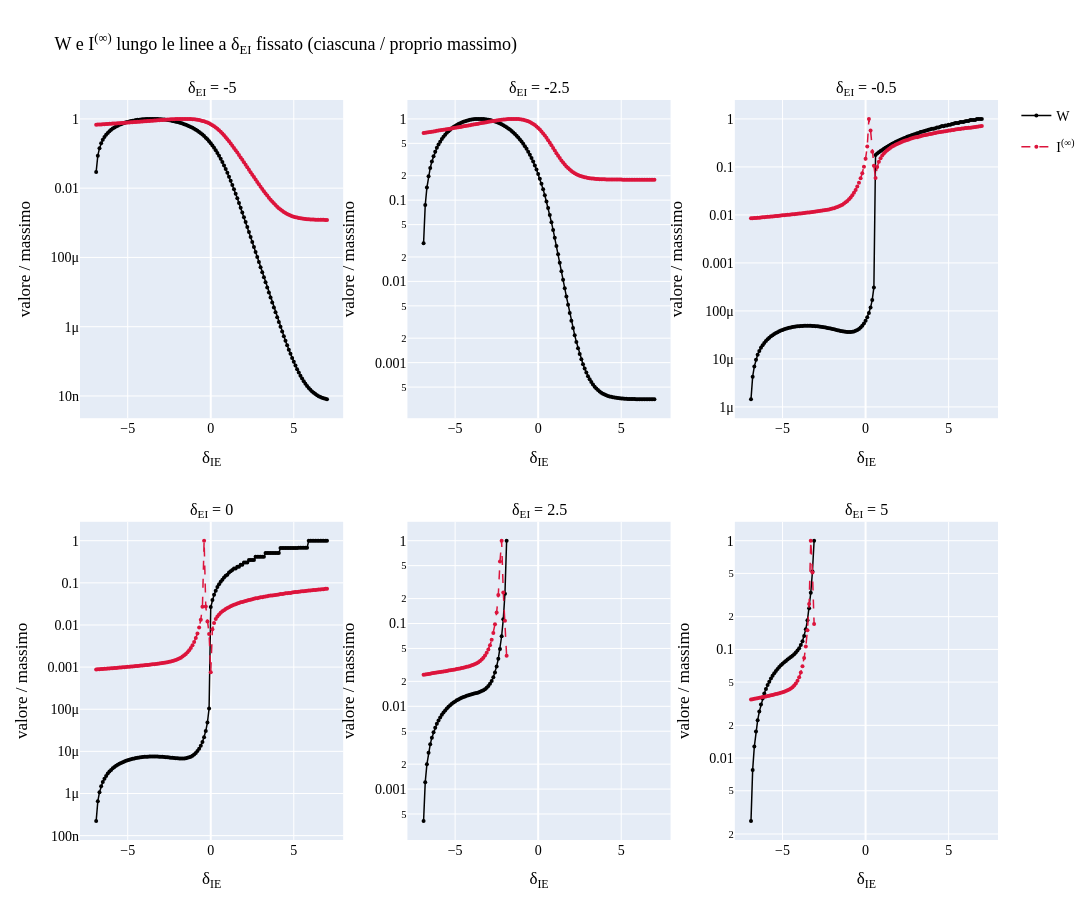
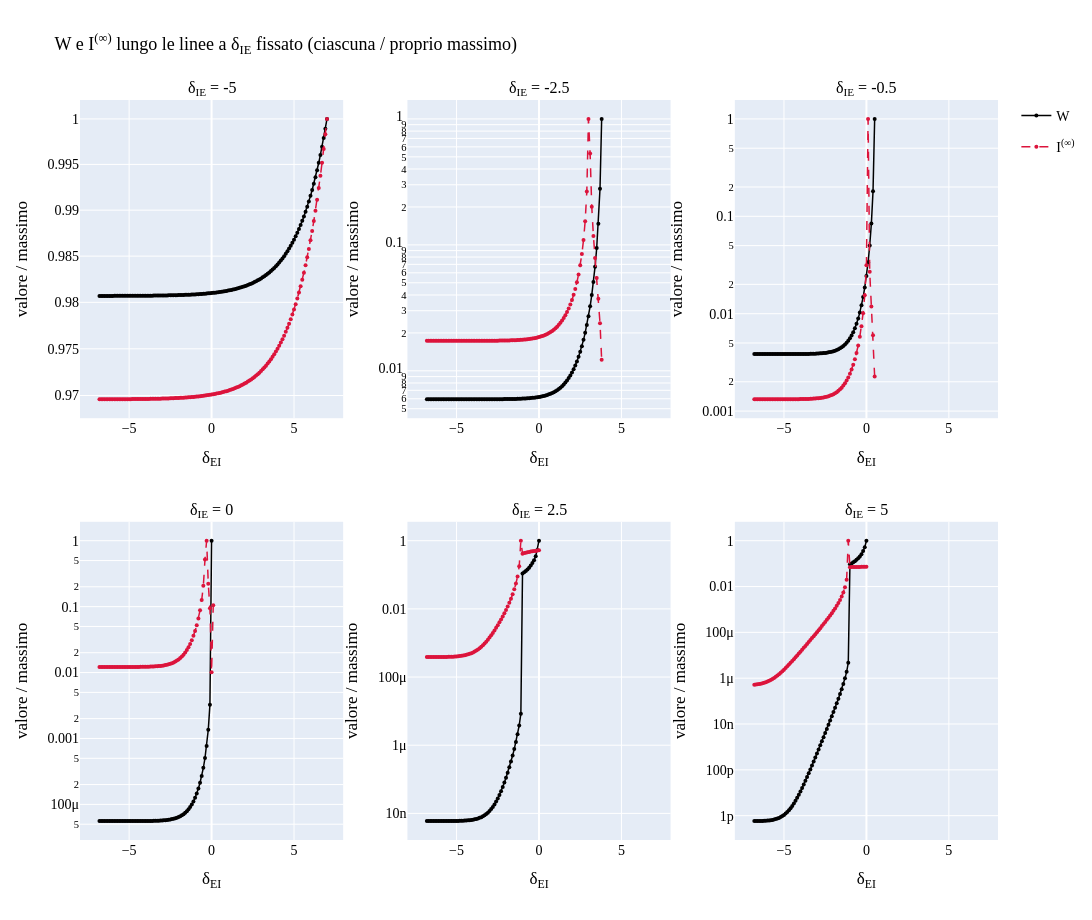

Notebook code for these charts, in order:
### Markdown cell above
### 2.7 $I^{(\infty)}$ e $W$

Solo le due quantita' principali: lungo ciascuna linea, $W$ (nero) e $I^{(\infty)}$ (rosso), ciascuna divisa per il proprio massimo (scala log). Una figura per le linee a $\delta_{EI}$ fissato e una per quelle a $\delta_{IE}$ fissato. Sotto, la correlazione di rango di Spearman tra $W$ e $I^{(\infty)}$ linea per linea (solo punti con entrambe le quantita' finite).

### Code cell
# ============================================================
# 2.7 CONFRONTO TRA I^(inf) E W LUNGO LE LINEE
# ============================================================

def W_su_linea(res):
    # Valori di W nei punti di una linea
    return np.array([W[i, j] for (i, j) in res["punti"]])


def plot_I_inf_vs_W(results, targets, xlabel, legend_prefix, nome_file):
    # Un pannello per linea: W e I^(inf), ciascuna divisa per il proprio massimo lungo la linea
    n_cols = 3
    n_rows = int(np.ceil(len(targets) / n_cols))
    fig = make_subplots(rows=n_rows, cols=n_cols,
                        subplot_titles=[f"{legend_prefix} = {t:g}" for t in targets],
                        horizontal_spacing=0.07, vertical_spacing=0.14)
    serie = [("W", "W", "black", "solid"), ("I", "I<sup>(∞)</sup>", "crimson", "dash")]

    for idx, target in enumerate(targets):
        row, col = idx // n_cols + 1, idx % n_cols + 1
        res = results[target]
        order = np.argsort(res["var_vals"])          # ordina i punti lungo la linea
        xv = res["var_vals"][order]
        valori = {"W": W_su_linea(res)[order], "I": res["I"][order]}

        for chiave, nome, colore, stile in serie:
            # scala log: solo valori finiti e positivi
            v = np.where(np.isfinite(valori[chiave]) & (valori[chiave] > 0), valori[chiave], np.nan)
            if np.all(np.isnan(v)):
                continue
            fig.add_trace(go.Scatter(
                x=xv, y=v / np.nanmax(v), mode="lines+markers",
                line=dict(color=colore, dash=stile, width=1.5), marker=dict(size=4, color=colore),
                name=nome, legendgroup=chiave, showlegend=(idx == 0),
                customdata=valori[chiave],             # valore non normalizzato, mostrato nell'hover
                hovertemplate=(f"{nome}<br>{xlabel}=%{{x:.3g}}<br>valore=%{{customdata:.4g}}"
                               "<br>(normalizzato %{y:.3g})<extra></extra>"),
            ), row=row, col=col)

        fig.update_xaxes(title_text=xlabel, row=row, col=col)
        fig.update_yaxes(title_text="valore / massimo", type="log", row=row, col=col)

    fig.update_layout(title=f"W e I<sup>(∞)</sup> lungo le linee a {legend_prefix} fissato (ciascuna / proprio massimo)",
                      height=420 * n_rows + 80, width=1500, **ARTICLE_LAYOUT)
    salva_figura(fig, nome_file)


plot_I_inf_vs_W(results_dei, valori_dei, "δ<sub>IE</sub>", "δ<sub>EI</sub>", "I_inf_vs_W_delta_EI")
plot_I_inf_vs_W(results_die, valori_die, "δ<sub>EI</sub>", "δ<sub>IE</sub>", "I_inf_vs_W_delta_IE")

# Correlazione di rango di Spearman tra W e I^(inf), linea per linea
rows = []
for nome, results in [("delta_EI", results_dei), ("delta_IE", results_die)]:
    for target, res in results.items():
        df = pd.DataFrame({"W": W_su_linea(res), "I_inf": res["I"]})
        df = df[np.isfinite(df).all(axis=1)]
        rows.append({
            "linea": f"{nome} = {target}",
            "n punti": len(df),
            "Spearman(W, I_inf)": df["W"].corr(df["I_inf"], method="spearman") if len(df) > 2 else np.nan,
        })
print("Correlazione di rango tra W e I_inf, linea per linea:")
display(pd.DataFrame(rows).round(3))

### Figure 1 — Plotly figure (JSON) as saved in the notebook; plotly's stock layout.template omitted (floating-point values rounded to 4 significant figures; data arrays with more than 128 entries replaced by an {"elided": "..."} marker saying what was removed)
{"data": [{"customdata": {"elided": "140 float values"}, "hovertemplate": "W<br>δ<sub>IE</sub>=%{x:.3g}<br>valore=%{customdata:.4g}<br>(normalizzato %{y:.3g})<extra></extra>", "legendgroup": "W", "line": {"color": "black", "dash": "solid", "width": 1.5}, "marker": {"color": "black", "size": 4}, "mode": "lines+markers", "name": "W", "showlegend": true, "type": "scatter", "x": {"elided": "140 float values"}, "xaxis": "x", "y": {"elided": "140 float values"}, "yaxis": "y"}, {"customdata": {"elided": "140 float values"}, "hovertemplate": "I<sup>(∞)</sup><br>δ<sub>IE</sub>=%{x:.3g}<br>valore=%{customdata:.4g}<br>(normalizzato %{y:.3g})<extra></extra>", "legendgroup": "I", "line": {"color": "crimson", "dash": "dash", "width": 1.5}, "marker": {"color": "crimson", "size": 4}, "mode": "lines+markers", "name": "I<sup>(∞)</sup>", "showlegend": true, "type": "scatter", "x": {"elided": "140 float values"}, "xaxis": "x", "y": {"elided": "140 float values"}, "yaxis": "y"}, {"customdata": {"elided": "140 float values"}, "hovertemplate": "W<br>δ<sub>IE</sub>=%{x:.3g}<br>valore=%{customdata:.4g}<br>(normalizzato %{y:.3g})<extra></extra>", "legendgroup": "W", "line": {"color": "black", "dash": "solid", "width": 1.5}, "marker": {"color": "black", "size": 4}, "mode": "lines+markers", "name": "W", "showlegend": false, "type": "scatter", "x": {"elided": "140 float values"}, "xaxis": "x2", "y": {"elided": "140 float values"}, "yaxis": "y2"}, {"customdata": {"elided": "140 float values"}, "hovertemplate": "I<sup>(∞)</sup><br>δ<sub>IE</sub>=%{x:.3g}<br>valore=%{customdata:.4g}<br>(normalizzato %{y:.3g})<extra></extra>", "legendgroup": "I", "line": {"color": "crimson", "dash": "dash", "width": 1.5}, "marker": {"color": "crimson", "size": 4}, "mode": "lines+markers", "name": "I<sup>(∞)</sup>", "showlegend": false, "type": "scatter", "x": {"elided": "140 float values"}, "xaxis": "x2", "y": {"elided": "140 float values"}, "yaxis": "y2"}, {"customdata": {"elided": "140 float values"}, "hovertemplate": "W<br>δ<sub>IE</sub>=%{x:.3g}<br>valore=%{customdata:.4g}<br>(normalizzato %{y:.3g})<extra></extra>", "legendgroup": "W", "line": {"color": "black", "dash": "solid", "width": 1.5}, "marker": {"color": "black", "size": 4}, "mode": "lines+markers", "name": "W", "showlegend": false, "type": "scatter", "x": {"elided": "140 float values"}, "xaxis": "x3", "y": {"elided": "140 float values"}, "yaxis": "y3"}, {"customdata": {"elided": "140 float values"}, "hovertemplate": "I<sup>(∞)</sup><br>δ<sub>IE</sub>=%{x:.3g}<br>valore=%{customdata:.4g}<br>(normalizzato %{y:.3g})<extra></extra>", "legendgroup": "I", "line": {"color": "crimson", "dash": "dash", "width": 1.5}, "marker": {"color": "crimson", "size": 4}, "mode": "lines+markers", "name": "I<sup>(∞)</sup>", "showlegend": false, "type": "scatter", "x": {"elided": "140 float values"}, "xaxis": "x3", "y": {"elided": "140 float values"}, "yaxis": "y3"}, {"customdata": {"elided": "140 float values"}, "hovertemplate": "W<br>δ<sub>IE</sub>=%{x:.3g}<br>valore=%{customdata:.4g}<br>(normalizzato %{y:.3g})<extra></extra>", "legendgroup": "W", "line": {"color": "black", "dash": "solid", "width": 1.5}, "marker": {"color": "black", "size": 4}, "mode": "lines+markers", "name": "W", "showlegend": false, "type": "scatter", "x": {"elided": "140 float values"}, "xaxis": "x4", "y": {"elided": "140 float values"}, "yaxis": "y4"}, {"customdata": {"elided": "140 float values"}, "hovertemplate": "I<sup>(∞)</sup><br>δ<sub>IE</sub>=%{x:.3g}<br>valore=%{customdata:.4g}<br>(normalizzato %{y:.3g})<extra></extra>", "legendgroup": "I", "line": {"color": "crimson", "dash": "dash", "width": 1.5}, "marker": {"color": "crimson", "size": 4}, "mode": "lines+markers", "name": "I<sup>(∞)</sup>", "showlegend": false, "type": "scatter", "x": {"elided": "140 float values"}, "xaxis": "x4", "y": {"elided": "140 float values"}, "yaxis": "y4"}, {"customdata": {"elided": "140 float values"}, "hovertemplate": "W<br>δ<sub>IE</sub>=%{x:.3g}<br>valore=%{customdata:.4g}<br>(normalizzato %{y:.3g})<extra></extra>", "legendgroup": "W", "line": {"color": "black", "dash": "solid", "width": 1.5}, "marker": {"color": "black", "size": 4}, "mode": "lines+markers", "name": "W", "showlegend": false, "type": "scatter", "x": {"elided": "140 float values"}, "xaxis": "x5", "y": {"elided": "140 float values"}, "yaxis": "y5"}, {"customdata": {"elided": "140 float values"}, "hovertemplate": "I<sup>(∞)</sup><br>δ<sub>IE</sub>=%{x:.3g}<br>valore=%{customdata:.4g}<br>(normalizzato %{y:.3g})<extra></extra>", "legendgroup": "I", "line": {"color": "crimson", "dash": "dash", "width": 1.5}, "marker": {"color": "crimson", "size": 4}, "mode": "lines+markers", "name": "I<sup>(∞)</sup>", "showlegend": false, "type": "scatter", "x": {"elided": "140 float values"}, "xaxis": "x5", "y": {"elided": "140 float values"}, "yaxis": "y5"}, {"customdata": {"elided": "140 float values"}, "hovertemplate": "W<br>δ<sub>IE</sub>=%{x:.3g}<br>valore=%{customdata:.4g}<br>(normalizzato %{y:.3g})<extra></extra>", "legendgroup": "W", "line": {"color": "black", "dash": "solid", "width": 1.5}, "marker": {"color": "black", "size": 4}, "mode": "lines+markers", "name": "W", "showlegend": false, "type": "scatter", "x": {"elided": "140 float values"}, "xaxis": "x6", "y": {"elided": "140 float values"}, "yaxis": "y6"}, {"customdata": {"elided": "140 float values"}, "hovertemplate": "I<sup>(∞)</sup><br>δ<sub>IE</sub>=%{x:.3g}<br>valore=%{customdata:.4g}<br>(normalizzato %{y:.3g})<extra></extra>", "legendgroup": "I", "line": {"color": "crimson", "dash": "dash", "width": 1.5}, "marker": {"color": "crimson", "size": 4}, "mode": "lines+markers", "name": "I<sup>(∞)</sup>", "showlegend": false, "type": "scatter", "x": {"elided": "140 float values"}, "xaxis": "x6", "y": {"elided": "140 float values"}, "yaxis": "y6"}], "layout": {"annotations": [{"font": {"size": 16}, "showarrow": false, "text": "δ<sub>EI</sub> = -5", "x": 0.1433, "xanchor": "center", "xref": "paper", "y": 1, "yanchor": "bottom", "yref": "paper"}, {"font": {"size": 16}, "showarrow": false, "text": "δ<sub>EI</sub> = -2.5", "x": 0.5, "xanchor": "center", "xref": "paper", "y": 1, "yanchor": "bottom", "yref": "paper"}, {"font": {"size": 16}, "showarrow": false, "text": "δ<sub>EI</sub> = -0.5", "x": 0.8567, "xanchor": "center", "xref": "paper", "y": 1, "yanchor": "bottom", "yref": "paper"}, {"font": {"size": 16}, "showarrow": false, "text": "δ<sub>EI</sub> = 0", "x": 0.1433, "xanchor": "center", "xref": "paper", "y": 0.43, "yanchor": "bottom", "yref": "paper"}, {"font": {"size": 16}, "showarrow": false, "text": "δ<sub>EI</sub> = 2.5", "x": 0.5, "xanchor": "center", "xref": "paper", "y": 0.43, "yanchor": "bottom", "yref": "paper"}, {"font": {"size": 16}, "showarrow": false, "text": "δ<sub>EI</sub> = 5", "x": 0.8567, "xanchor": "center", "xref": "paper", "y": 0.43, "yanchor": "bottom", "yref": "paper"}], "font": {"color": "black", "family": "Times New Roman, Georgia, serif", "size": 14}, "height": 920, "title": {"font": {"family": "Times New Roman, Georgia, serif", "size": 18}, "text": "W e I<sup>(∞)</sup> lungo le linee a δ<sub>EI</sub> fissato (ciascuna / proprio massimo)"}, "width": 1500, "xaxis": {"anchor": "y", "domain": [0, 0.2867], "title": {"text": "δ<sub>IE</sub>"}}, "xaxis2": {"anchor": "y2", "domain": [0.3567, 0.6433], "title": {"text": "δ<sub>IE</sub>"}}, "xaxis3": {"anchor": "y3", "domain": [0.7133, 1], "title": {"text": "δ<sub>IE</sub>"}}, "xaxis4": {"anchor": "y4", "domain": [0, 0.2867], "title": {"text": "δ<sub>IE</sub>"}}, "xaxis5": {"anchor": "y5", "domain": [0.3567, 0.6433], "title": {"text": "δ<sub>IE</sub>"}}, "xaxis6": {"anchor": "y6", "domain": [0.7133, 1], "title": {"text": "δ<sub>IE</sub>"}}, "yaxis": {"anchor": "x", "domain": [0.57, 1], "title": {"text": "valore / massimo"}, "type": "log"}, "yaxis2": {"anchor": "x2", "domain": [0.57, 1], "title": {"text": "valore / massimo"}, "type": "log"}, "yaxis3": {"anchor": "x3", "domain": [0.57, 1], "title": {"text": "valore / massimo"}, "type": "log"}, "yaxis4": {"anchor": "x4", "domain": [0, 0.43], "title": {"text": "valore / massimo"}, "type": "log"}, "yaxis5": {"anchor": "x5", "domain": [0, 0.43], "title": {"text": "valore / massimo"}, "type": "log"}, "yaxis6": {"anchor": "x6", "domain": [0, 0.43], "title": {"text": "valore / massimo"}, "type": "log"}}}

### Figure 2 — Plotly figure (JSON) as saved in the notebook; plotly's stock layout.template omitted (floating-point values rounded to 4 significant figures; data arrays with more than 128 entries replaced by an {"elided": "..."} marker saying what was removed)
{"data": [{"customdata": {"elided": "141 float values"}, "hovertemplate": "W<br>δ<sub>EI</sub>=%{x:.3g}<br>valore=%{customdata:.4g}<br>(normalizzato %{y:.3g})<extra></extra>", "legendgroup": "W", "line": {"color": "black", "dash": "solid", "width": 1.5}, "marker": {"color": "black", "size": 4}, "mode": "lines+markers", "name": "W", "showlegend": true, "type": "scatter", "x": {"elided": "141 float values"}, "xaxis": "x", "y": {"elided": "141 float values"}, "yaxis": "y"}, {"customdata": {"elided": "141 float values"}, "hovertemplate": "I<sup>(∞)</sup><br>δ<sub>EI</sub>=%{x:.3g}<br>valore=%{customdata:.4g}<br>(normalizzato %{y:.3g})<extra></extra>", "legendgroup": "I", "line": {"color": "crimson", "dash": "dash", "width": 1.5}, "marker": {"color": "crimson", "size": 4}, "mode": "lines+markers", "name": "I<sup>(∞)</sup>", "showlegend": true, "type": "scatter", "x": {"elided": "141 float values"}, "xaxis": "x", "y": {"elided": "141 float values"}, "yaxis": "y"}, {"customdata": {"elided": "141 float values"}, "hovertemplate": "W<br>δ<sub>EI</sub>=%{x:.3g}<br>valore=%{customdata:.4g}<br>(normalizzato %{y:.3g})<extra></extra>", "legendgroup": "W", "line": {"color": "black", "dash": "solid", "width": 1.5}, "marker": {"color": "black", "size": 4}, "mode": "lines+markers", "name": "W", "showlegend": false, "type": "scatter", "x": {"elided": "141 float values"}, "xaxis": "x2", "y": {"elided": "141 float values"}, "yaxis": "y2"}, {"customdata": {"elided": "141 float values"}, "hovertemplate": "I<sup>(∞)</sup><br>δ<sub>EI</sub>=%{x:.3g}<br>valore=%{customdata:.4g}<br>(normalizzato %{y:.3g})<extra></extra>", "legendgroup": "I", "line": {"color": "crimson", "dash": "dash", "width": 1.5}, "marker": {"color": "crimson", "size": 4}, "mode": "lines+markers", "name": "I<sup>(∞)</sup>", "showlegend": false, "type": "scatter", "x": {"elided": "141 float values"}, "xaxis": "x2", "y": {"elided": "141 float values"}, "yaxis": "y2"}, {"customdata": {"elided": "141 float values"}, "hovertemplate": "W<br>δ<sub>EI</sub>=%{x:.3g}<br>valore=%{customdata:.4g}<br>(normalizzato %{y:.3g})<extra></extra>", "legendgroup": "W", "line": {"color": "black", "dash": "solid", "width": 1.5}, "marker": {"color": "black", "size": 4}, "mode": "lines+markers", "name": "W", "showlegend": false, "type": "scatter", "x": {"elided": "141 float values"}, "xaxis": "x3", "y": {"elided": "141 float values"}, "yaxis": "y3"}, {"customdata": {"elided": "141 float values"}, "hovertemplate": "I<sup>(∞)</sup><br>δ<sub>EI</sub>=%{x:.3g}<br>valore=%{customdata:.4g}<br>(normalizzato %{y:.3g})<extra></extra>", "legendgroup": "I", "line": {"color": "crimson", "dash": "dash", "width": 1.5}, "marker": {"color": "crimson", "size": 4}, "mode": "lines+markers", "name": "I<sup>(∞)</sup>", "showlegend": false, "type": "scatter", "x": {"elided": "141 float values"}, "xaxis": "x3", "y": {"elided": "141 float values"}, "yaxis": "y3"}, {"customdata": {"elided": "141 float values"}, "hovertemplate": "W<br>δ<sub>EI</sub>=%{x:.3g}<br>valore=%{customdata:.4g}<br>(normalizzato %{y:.3g})<extra></extra>", "legendgroup": "W", "line": {"color": "black", "dash": "solid", "width": 1.5}, "marker": {"color": "black", "size": 4}, "mode": "lines+markers", "name": "W", "showlegend": false, "type": "scatter", "x": {"elided": "141 float values"}, "xaxis": "x4", "y": {"elided": "141 float values"}, "yaxis": "y4"}, {"customdata": {"elided": "141 float values"}, "hovertemplate": "I<sup>(∞)</sup><br>δ<sub>EI</sub>=%{x:.3g}<br>valore=%{customdata:.4g}<br>(normalizzato %{y:.3g})<extra></extra>", "legendgroup": "I", "line": {"color": "crimson", "dash": "dash", "width": 1.5}, "marker": {"color": "crimson", "size": 4}, "mode": "lines+markers", "name": "I<sup>(∞)</sup>", "showlegend": false, "type": "scatter", "x": {"elided": "141 float values"}, "xaxis": "x4", "y": {"elided": "141 float values"}, "yaxis": "y4"}, {"customdata": {"elided": "141 float values"}, "hovertemplate": "W<br>δ<sub>EI</sub>=%{x:.3g}<br>valore=%{customdata:.4g}<br>(normalizzato %{y:.3g})<extra></extra>", "legendgroup": "W", "line": {"color": "black", "dash": "solid", "width": 1.5}, "marker": {"color": "black", "size": 4}, "mode": "lines+markers", "name": "W", "showlegend": false, "type": "scatter", "x": {"elided": "141 float values"}, "xaxis": "x5", "y": {"elided": "141 float values"}, "yaxis": "y5"}, {"customdata": {"elided": "141 float values"}, "hovertemplate": "I<sup>(∞)</sup><br>δ<sub>EI</sub>=%{x:.3g}<br>valore=%{customdata:.4g}<br>(normalizzato %{y:.3g})<extra></extra>", "legendgroup": "I", "line": {"color": "crimson", "dash": "dash", "width": 1.5}, "marker": {"color": "crimson", "size": 4}, "mode": "lines+markers", "name": "I<sup>(∞)</sup>", "showlegend": false, "type": "scatter", "x": {"elided": "141 float values"}, "xaxis": "x5", "y": {"elided": "141 float values"}, "yaxis": "y5"}, {"customdata": {"elided": "141 float values"}, "hovertemplate": "W<br>δ<sub>EI</sub>=%{x:.3g}<br>valore=%{customdata:.4g}<br>(normalizzato %{y:.3g})<extra></extra>", "legendgroup": "W", "line": {"color": "black", "dash": "solid", "width": 1.5}, "marker": {"color": "black", "size": 4}, "mode": "lines+markers", "name": "W", "showlegend": false, "type": "scatter", "x": {"elided": "141 float values"}, "xaxis": "x6", "y": {"elided": "141 float values"}, "yaxis": "y6"}, {"customdata": {"elided": "141 float values"}, "hovertemplate": "I<sup>(∞)</sup><br>δ<sub>EI</sub>=%{x:.3g}<br>valore=%{customdata:.4g}<br>(normalizzato %{y:.3g})<extra></extra>", "legendgroup": "I", "line": {"color": "crimson", "dash": "dash", "width": 1.5}, "marker": {"color": "crimson", "size": 4}, "mode": "lines+markers", "name": "I<sup>(∞)</sup>", "showlegend": false, "type": "scatter", "x": {"elided": "141 float values"}, "xaxis": "x6", "y": {"elided": "141 float values"}, "yaxis": "y6"}], "layout": {"annotations": [{"font": {"size": 16}, "showarrow": false, "text": "δ<sub>IE</sub> = -5", "x": 0.1433, "xanchor": "center", "xref": "paper", "y": 1, "yanchor": "bottom", "yref": "paper"}, {"font": {"size": 16}, "showarrow": false, "text": "δ<sub>IE</sub> = -2.5", "x": 0.5, "xanchor": "center", "xref": "paper", "y": 1, "yanchor": "bottom", "yref": "paper"}, {"font": {"size": 16}, "showarrow": false, "text": "δ<sub>IE</sub> = -0.5", "x": 0.8567, "xanchor": "center", "xref": "paper", "y": 1, "yanchor": "bottom", "yref": "paper"}, {"font": {"size": 16}, "showarrow": false, "text": "δ<sub>IE</sub> = 0", "x": 0.1433, "xanchor": "center", "xref": "paper", "y": 0.43, "yanchor": "bottom", "yref": "paper"}, {"font": {"size": 16}, "showarrow": false, "text": "δ<sub>IE</sub> = 2.5", "x": 0.5, "xanchor": "center", "xref": "paper", "y": 0.43, "yanchor": "bottom", "yref": "paper"}, {"font": {"size": 16}, "showarrow": false, "text": "δ<sub>IE</sub> = 5", "x": 0.8567, "xanchor": "center", "xref": "paper", "y": 0.43, "yanchor": "bottom", "yref": "paper"}], "font": {"color": "black", "family": "Times New Roman, Georgia, serif", "size": 14}, "height": 920, "title": {"font": {"family": "Times New Roman, Georgia, serif", "size": 18}, "text": "W e I<sup>(∞)</sup> lungo le linee a δ<sub>IE</sub> fissato (ciascuna / proprio massimo)"}, "width": 1500, "xaxis": {"anchor": "y", "domain": [0, 0.2867], "title": {"text": "δ<sub>EI</sub>"}}, "xaxis2": {"anchor": "y2", "domain": [0.3567, 0.6433], "title": {"text": "δ<sub>EI</sub>"}}, "xaxis3": {"anchor": "y3", "domain": [0.7133, 1], "title": {"text": "δ<sub>EI</sub>"}}, "xaxis4": {"anchor": "y4", "domain": [0, 0.2867], "title": {"text": "δ<sub>EI</sub>"}}, "xaxis5": {"anchor": "y5", "domain": [0.3567, 0.6433], "title": {"text": "δ<sub>EI</sub>"}}, "xaxis6": {"anchor": "y6", "domain": [0.7133, 1], "title": {"text": "δ<sub>EI</sub>"}}, "yaxis": {"anchor": "x", "domain": [0.57, 1], "title": {"text": "valore / massimo"}, "type": "log"}, "yaxis2": {"anchor": "x2", "domain": [0.57, 1], "title": {"text": "valore / massimo"}, "type": "log"}, "yaxis3": {"anchor": "x3", "domain": [0.57, 1], "title": {"text": "valore / massimo"}, "type": "log"}, "yaxis4": {"anchor": "x4", "domain": [0, 0.43], "title": {"text": "valore / massimo"}, "type": "log"}, "yaxis5": {"anchor": "x5", "domain": [0, 0.43], "title": {"text": "valore / massimo"}, "type": "log"}, "yaxis6": {"anchor": "x6", "domain": [0, 0.43], "title": {"text": "valore / massimo"}, "type": "log"}}}
